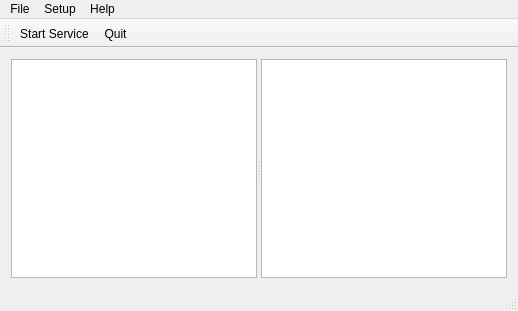
<?xml version="1.0" encoding="UTF-8"?>
<ui version="4.0">
 <class>LCServer</class>
 <widget class="QMainWindow" name="LCServer">
  <property name="geometry">
   <rect>
    <x>0</x>
    <y>0</y>
    <width>518</width>
    <height>311</height>
   </rect>
  </property>
  <property name="windowTitle">
   <string>LCServer</string>
  </property>
  <widget class="QWidget" name="centralWidget">
   <layout class="QHBoxLayout" name="horizontalLayout">
    <item>
     <widget class="QSplitter" name="splitter">
      <property name="orientation">
       <enum>Qt::Horizontal</enum>
      </property>
      <widget class="QListWidget" name="msgListWidget"/>
      <widget class="QListWidget" name="clientListWidget">
       <property name="minimumSize">
        <size>
         <width>0</width>
         <height>0</height>
        </size>
       </property>
      </widget>
     </widget>
    </item>
   </layout>
  </widget>
  <widget class="QToolBar" name="mainToolBar">
   <attribute name="toolBarArea">
    <enum>TopToolBarArea</enum>
   </attribute>
   <attribute name="toolBarBreak">
    <bool>false</bool>
   </attribute>
   <addaction name="actionStart_Service"/>
   <addaction name="actionQuit"/>
  </widget>
  <widget class="QStatusBar" name="statusBar"/>
  <widget class="QMenuBar" name="menuBar">
   <property name="geometry">
    <rect>
     <x>0</x>
     <y>0</y>
     <width>518</width>
     <height>20</height>
    </rect>
   </property>
   <widget class="QMenu" name="menuFilre">
    <property name="title">
     <string>File</string>
    </property>
    <addaction name="separator"/>
    <addaction name="actionSave_as"/>
    <addaction name="actionQuit"/>
   </widget>
   <widget class="QMenu" name="menuEdit">
    <property name="title">
     <string>Setup</string>
    </property>
    <addaction name="actionOption"/>
    <addaction name="actionStart_Service"/>
   </widget>
   <widget class="QMenu" name="menuHelp">
    <property name="title">
     <string>Help</string>
    </property>
    <addaction name="actionAbout"/>
    <addaction name="actionHelp"/>
   </widget>
   <addaction name="menuFilre"/>
   <addaction name="menuEdit"/>
   <addaction name="menuHelp"/>
  </widget>
  <action name="actionSave_as">
   <property name="text">
    <string>Save as..</string>
   </property>
   <property name="shortcut">
    <string>Ctrl+Shift+S</string>
   </property>
  </action>
  <action name="actionQuit">
   <property name="text">
    <string>Quit</string>
   </property>
  </action>
  <action name="actionOption">
   <property name="text">
    <string>Option</string>
   </property>
  </action>
  <action name="actionAbout">
   <property name="text">
    <string>About</string>
   </property>
  </action>
  <action name="actionHelp">
   <property name="text">
    <string>Help</string>
   </property>
   <property name="shortcut">
    <string>Ctrl+H</string>
   </property>
  </action>
  <action name="actionStart_Service">
   <property name="text">
    <string>Start Service</string>
   </property>
  </action>
 </widget>
 <layoutdefault spacing="6" margin="11"/>
 <resources/>
 <connections>
  <connection>
   <sender>actionQuit</sender>
   <signal>triggered()</signal>
   <receiver>LCServer</receiver>
   <slot>close()</slot>
   <hints>
    <hint type="sourcelabel">
     <x>-1</x>
     <y>-1</y>
    </hint>
    <hint type="destinationlabel">
     <x>199</x>
     <y>149</y>
    </hint>
   </hints>
  </connection>
 </connections>
</ui>
